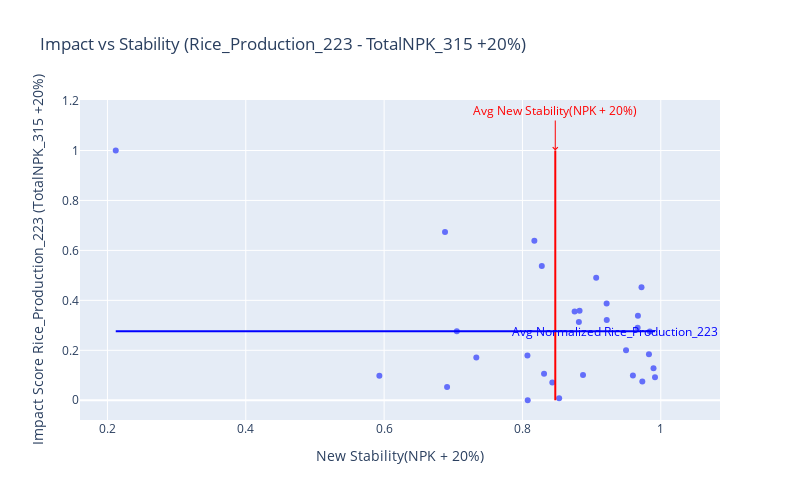
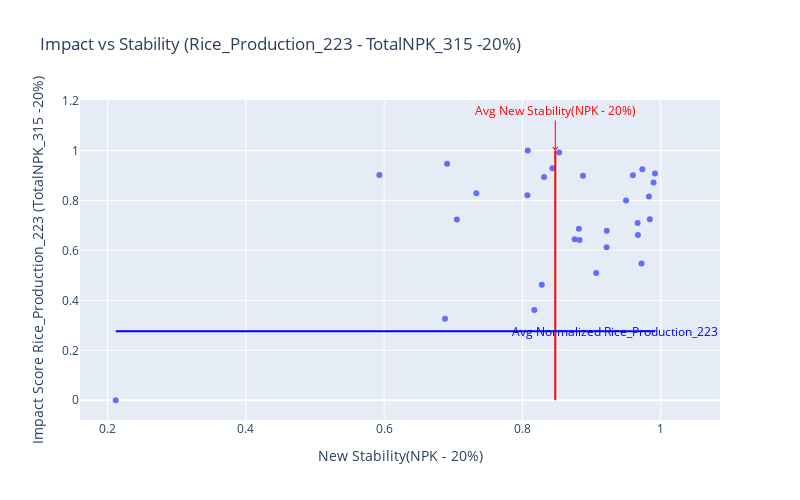

These figures' notebook cell, in order:
### Markdown cell above
## 1D Capability Vector

### Code cell
from bokeh.models import Span, Label
from bokeh.plotting import figure, show, output_notebook
from bokeh.models.sources import ColumnDataSource
from bokeh.models.tools import HoverTool
import statsmodels.api as sm
from sklearn.preprocessing import MinMaxScaler
import plotly.express as px

# Define the function to calculate and visualize impact stability
def calc_and_vis_impact_stability_1D(G, existing_data, adjacency_file, base_column, capability_vector, intervention, dim):
    # Calculate Impact Score
    X = sm.add_constant(df[base_column])
    y = df[capability_vector]
    model = sm.OLS(y, X).fit()
    
    m, c = model.params[base_column], model.params['const']

    base_column_increase = (1 + intervention/100) * df[base_column]
    base_column_decrease = (1 - intervention/100) * df[base_column]

    new_vector_increase = m * base_column_increase + c
    new_vector_decrease = m * base_column_decrease + c
    
    vector_plus = new_vector_increase - m * df[base_column] - c  
    vector_minus = new_vector_decrease - m * df[base_column] - c

    scaler = MinMaxScaler()
    normalized_change_increase_vector = scaler.fit_transform(vector_plus.values.reshape(-1, 1))
    normalized_change_decrease_vector = scaler.fit_transform(vector_minus.values.reshape(-1, 1))
    normalized_new_increase_vector = scaler.fit_transform(new_vector_increase.values.reshape(-1, 1))
    normalized_new_decrease_vector = scaler.fit_transform(new_vector_decrease.values.reshape(-1, 1))

    result_df = pd.DataFrame({
        f'{capability_vector} ({base_column} +{intervention}%)': new_vector_increase,
        f'{capability_vector} ({base_column} -{intervention}%)': new_vector_decrease,
        f'Normalized {capability_vector} ({base_column} +{intervention}%)': normalized_new_increase_vector.flatten(),
        f'Normalized {capability_vector} ({base_column} -{intervention}%)': normalized_new_decrease_vector.flatten(),
        f'Impact Score {capability_vector} ({base_column} +{intervention}%)': normalized_change_increase_vector.flatten(),
        f'Impact Score {capability_vector} ({base_column} -{intervention}%)': normalized_change_decrease_vector.flatten(),
    })
    
    # Merge Columns
    for column in result_df.columns:
        existing_data[column] = result_df[column]

    # Calculate Stability and add to DataFrame
    columns_to_pass = [f"Normalized {capability_vector} ({base_column} {'+' if intervention >= 0 else '-'}{abs(intervention)}%)"]
    stability_column, stability_column_name = calculate_and_map_stability(G, existing_data.copy(), adjacency_file, columns_to_pass, intervention, dim)

    existing_data[stability_column_name] = stability_column

    # Calculate Stability for the opposite intervention and add to DataFrame
    opposite_intervention = -intervention
    columns_to_pass_opposite = [f"Normalized {capability_vector} ({base_column} {'+' if opposite_intervention >= 0 else '-'}{abs(opposite_intervention)}%)"]
    stability_column_opposite, stability_column_name_opposite = calculate_and_map_stability(G, existing_data.copy(), adjacency_file, columns_to_pass_opposite, opposite_intervention, dim)

    existing_data[stability_column_name_opposite] = stability_column_opposite

    columns_to_pass = [f"Normalized {capability_vector} ({base_column} {'+' if intervention >= 0 else '-'}{abs(intervention)}%)"]
    stability_column, stability_column_name = calculate_and_map_stability(G, existing_data.copy(), adjacency_file, columns_to_pass, intervention, dim)

    existing_data[stability_column_name] = stability_column

    # Calculate Stability for the opposite intervention and add to DataFrame
    opposite_intervention = -intervention
    columns_to_pass_opposite = [f"Normalized {capability_vector} ({base_column} {'+' if opposite_intervention >= 0 else '-'}{abs(opposite_intervention)}%)"]
    stability_column_opposite, stability_column_name_opposite = calculate_and_map_stability(G, existing_data.copy(), adjacency_file, columns_to_pass_opposite, opposite_intervention, dim)

    existing_data[stability_column_name_opposite] = stability_column_opposite

    # Visualize with Plotly for +intervention
    fig_increase = px.scatter(existing_data,
                              x=stability_column_name,
                              y=f'Impact Score {capability_vector} ({base_column} +{intervention}%)',
                              title=f'Impact vs Stability ({capability_vector} - {base_column} +{intervention}%)',
                              labels={'x': f'Stability ({base_column} +{intervention}%)', 'y': f'Impact ({capability_vector})'},
                              size_max=8,
                              width=800,
                              height=500)
    
    fig_increase.update_traces(hoverlabel=dict(bgcolor='grey', font=dict(color='white')))

    # Calculate average values from the DataFrame for +intervention
    avg_x_increase = existing_data[stability_column_name].mean()
    avg_y_increase = existing_data[f'Normalized {capability_vector} ({base_column} +{intervention}%)'].mean()

    # Add average lines for +intervention
    fig_increase.add_shape(
        type='line',
        x0=avg_x_increase,
        x1=avg_x_increase,
        y0=fig_increase.data[0].y.min(),
        y1=fig_increase.data[0].y.max(),
        line=dict(color='red', width=2)
    )
    fig_increase.add_shape(
        type='line',
        x0=fig_increase.data[0].x.min(),
        x1=fig_increase.data[0].x.max(),
        y0=avg_y_increase,
        y1=avg_y_increase,
        line=dict(color='blue', width=2)
    )

    # Add labels for average lines for +intervention
    fig_increase.add_annotation(
        x=avg_x_increase,
        y=fig_increase.data[0].y.max(),
        text=f'Avg {stability_column_name}',
        showarrow=True,
        arrowhead=4,
        arrowcolor='red',
        ax=0,
        ay=-40,
        font=dict(color='red')
    )
    fig_increase.add_annotation(
        x=fig_increase.data[0].x.max(),
        y=avg_y_increase,
        text=f'Avg Normalized {capability_vector}',
        showarrow=True,
        arrowhead=4,
        arrowcolor='blue',
        ax=-40,
        ay=0,
        font=dict(color='blue')
    )

    # Add tooltips for +intervention
    fig_increase.update_traces(hoverinfo='text+name',
                               hovertext=["District: " + str(d) +
                                          f"<br>Impact ({capability_vector}): {y} <br>Stability ({base_column} +{intervention}%): {x}"
                                          for x, y, d in zip(fig_increase.data[0].x, fig_increase.data[0].y, existing_data['District'])])

    # Visualize with Plotly for -intervention
    fig_decrease = px.scatter(existing_data,
                              x=stability_column_name_opposite,
                              y=f'Impact Score {capability_vector} ({base_column} -{intervention}%)',
                              title=f'Impact vs Stability ({capability_vector} - {base_column} -{intervention}%)',
                              labels={'x': f'Stability ({base_column} -{intervention}%)', 'y': f'Impact ({capability_vector})'},
                              size_max=8,
                              width=800,
                              height=500)

    # Calculate average values from the DataFrame for -intervention
    avg_x_decrease = existing_data[stability_column_name_opposite].mean()
    avg_y_decrease = existing_data[f'Normalized {capability_vector} ({base_column} -{intervention}%)'].mean()

    # Add average lines for -intervention
    fig_decrease.add_shape(
        type='line',
        x0=avg_x_decrease,
        x1=avg_x_decrease,
        y0=fig_decrease.data[0].y.min(),
        y1=fig_decrease.data[0].y.max(),
        line=dict(color='red', width=2)
    )
    fig_decrease.add_shape(
        type='line',
        x0=fig_decrease.data[0].x.min(),
        x1=fig_decrease.data[0].x.max(),
        y0=avg_y_decrease,
        y1=avg_y_decrease,
        line=dict(color='blue', width=2)
    )

    # Add labels for average lines for -intervention
    fig_decrease.add_annotation(
        x=avg_x_decrease,
        y=fig_decrease.data[0].y.max(),
        text=f'Avg {stability_column_name_opposite}',
        showarrow=True,
        arrowhead=4,
        arrowcolor='red',
        ax=0,
        ay=-40,
        font=dict(color='red')
    )
    fig_decrease.add_annotation(
        x=fig_decrease.data[0].x.max(),
        y=avg_y_decrease,
        text=f'Avg Normalized {capability_vector}',
        showarrow=True,
        arrowhead=4,
        arrowcolor='blue',
        ax=-40,
        ay=0,
        font=dict(color='blue')
    )

    # Add tooltips for -intervention
    fig_decrease.update_traces(hoverinfo='text+name',
                               hovertext=["District: " + str(d) +
                                          f"<br>Impact ({capability_vector}): {y} <br>Stability ({base_column} -{intervention}%): {x}"
                                          for x, y, d in zip(fig_decrease.data[0].x, fig_decrease.data[0].y, existing_data['District'])])

    # Show the plots
    fig_increase.show()
    fig_decrease.show()

    return existing_data

base_Column = "TotalNPK_315"
CapabilityVector = "Rice_Production_223"
change_percentage = 20
inter = [10,20]
dim = 1
# Call the function and get the handles for the two plots
new_data_20 = calc_and_vis_impact_stability_1D(G, existing_data.copy(), adjacency_file, base_Column, CapabilityVector, change_percentage, dim)

# Display the resulting DataFrame
new_data_20.head()

### Figure 1 — Plotly figure (JSON) as saved in the notebook; plotly's stock layout.template omitted (floating-point values rounded to 4 significant figures)
{"data": [{"hoverinfo": "text+name", "hoverlabel": {"bgcolor": "grey", "font": {"color": "white"}}, "hovertemplate": "New Stability(NPK + 20%)=%{x}<br>Impact Score Rice_Production_223 (TotalNPK_315 +20%)=%{y}<extra></extra>", "hovertext": ["District: BENGALURU<br>Impact (Rice_Production_223): 0.09872069211476968 <br>Stability (TotalNPK_315 +20%): 0.9597167575527484", "District: BENGALURU(R)<br>Impact (Rice_Production_223): 0.07541819102183575 <br>Stability (TotalNPK_315 +20%): 0.9733301120544856", "District: RAMANAGARA<br>Impact (Rice_Production_223): 0.007616023561353845 <br>Stability (TotalNPK_315 +20%): 0.853065967188974", "District: CHITRADURGA<br>Impact (Rice_Production_223): 0.17104990681300475 <br>Stability (TotalNPK_315 +20%): 0.7333126251121695", "District: DAVANAGERE<br>Impact (Rice_Production_223): 0.5378155127585647 <br>Stability (TotalNPK_315 +20%): 0.827967603138446", "District: KOLAR<br>Impact (Rice_Production_223): 0.09227813441936454 <br>Stability (TotalNPK_315 +20%): 0.9916476841305999", "District: CHIKKABALLAPURA<br>Impact (Rice_Production_223): 0.12775246772968885 <br>Stability (TotalNPK_315 +20%): 0.9895039997545692", "District: SHIVAMOGGA<br>Impact (Rice_Production_223): 0.2902659855962817 <br>Stability (TotalNPK_315 +20%): 0.9665527714502657", "District: TUMAKURU<br>Impact (Rice_Production_223): 0.18407307701157377 <br>Stability (TotalNPK_315 +20%): 0.9829173610494795", "District: CHIKKAMAGALURU<br>Impact (Rice_Production_223): 0.3550021858677894 <br>Stability (TotalNPK_315 +20%): 0.8754310103968418", "District: DAKSHINA KANNADA<br>Impact (Rice_Production_223): 0.07155840868824923 <br>Stability (TotalNPK_315 +20%): 0.8431970617335082", "District: UDUPI<br>Impact (Rice_Production_223): 0.0 <br>Stability (TotalNPK_315 +20%): 0.8076091208209659", "District: HASSAN<br>Impact (Rice_Production_223): 0.35826948298474487 <br>Stability (TotalNPK_315 +20%): 0.8825882208570136", "District: KODAGU<br>Impact (Rice_Production_223): 0.20017371896642977 <br>Stability (TotalNPK_315 +20%): 0.949778728822009", "District: MANDYA<br>Impact (Rice_Production_223): 0.3129817537562409 <br>Stability (TotalNPK_315 +20%): 0.8815926922988426", "District: MYSURU<br>Impact (Rice_Production_223): 0.3213570787602681 <br>Stability (TotalNPK_315 +20%): 0.9218883021559559", "District: CHAMARAJANAGAR<br>Impact (Rice_Production_223): 0.10155656795747912 <br>Stability (TotalNPK_315 +20%): 0.8875716159315248", "District: BELAGAVI<br>Impact (Rice_Production_223): 0.9999999999999999 <br>Stability (TotalNPK_315 +20%): 0.21200271507788593", "District: VIJAYAPURA<br>Impact (Rice_Production_223): 0.2765697982098893 <br>Stability (TotalNPK_315 +20%): 0.7051528956995927", "District: BAGALKOT<br>Impact (Rice_Production_223): 0.45249764156370054 <br>Stability (TotalNPK_315 +20%): 0.9721278847702539", "District: DHARAWAD<br>Impact (Rice_Production_223): 0.17966107544695242 <br>Stability (TotalNPK_315 +20%): 0.807205022894089", "District: GADAG<br>Impact (Rice_Production_223): 0.09854812360507122 <br>Stability (TotalNPK_315 +20%): 0.5931342659702568", "District: HAVERI<br>Impact (Rice_Production_223): 0.3385391500425669 <br>Stability (TotalNPK_315 +20%): 0.9669751808134495", "District: UTTARA KANNADA<br>Impact (Rice_Production_223): 0.052736936563815756 <br>Stability (TotalNPK_315 +20%): 0.6910436943466556", "District: BALLARI<br>Impact (Rice_Production_223): 0.6740583511654124 <br>Stability (TotalNPK_315 +20%): 0.6880555747298345", "District: BIDAR<br>Impact (Rice_Production_223): 0.10647477048388217 <br>Stability (TotalNPK_315 +20%): 0.8312222452313568", "District: KALABURAGI<br>Impact (Rice_Production_223): 0.27525252525252514 <br>Stability (TotalNPK_315 +20%): 0.9841275319635229", "District: YADGIRI<br>Impact (Rice_Production_223): 0.4903304111732355 <br>Stability (TotalNPK_315 +20%): 0.9066116748349096", "District: RAICHUR<br>Impact (Rice_Production_223): 0.6390039345620208 <br>Stability (TotalNPK_315 +20%): 0.8172326913784773", "District: KOPPAL<br>Impact (Rice_Production_223): 0.3877269275902533 <br>Stability (TotalNPK_315 +20%): 0.9216999148662018"], "legendgroup": "", "marker": {"color": "#636efa", "symbol": "circle"}, "mode": "markers", "name": "", "orientation": "v", "showlegend": false, "type": "scatter", "x": [0.9597, 0.9733, 0.8531, 0.7333, 0.828, 0.9916, 0.9895, 0.9666, 0.9829, 0.8754, 0.8432, 0.8076, 0.8826, 0.9498, 0.8816, 0.9219, 0.8876, 0.212, 0.7052, 0.9721, 0.8072, 0.5931, 0.967, 0.691, 0.6881, 0.8312, 0.9841, 0.9066, 0.8172, 0.9217], "xaxis": "x", "y": [0.09872, 0.07542, 0.007616, 0.171, 0.5378, 0.09228, 0.1278, 0.2903, 0.1841, 0.355, 0.07156, 0, 0.3583, 0.2002, 0.313, 0.3214, 0.1016, 1.0, 0.2766, 0.4525, 0.1797, 0.09855, 0.3385, 0.05274, 0.6741, 0.1065, 0.2753, 0.4903, 0.639, 0.3877], "yaxis": "y"}], "layout": {"annotations": [{"arrowcolor": "red", "arrowhead": 4, "ax": 0, "ay": -40, "font": {"color": "red"}, "showarrow": true, "text": "Avg New Stability(NPK + 20%)", "x": 0.8475, "y": 1.0}, {"arrowcolor": "blue", "arrowhead": 4, "ax": -40, "ay": 0, "font": {"color": "blue"}, "showarrow": true, "text": "Avg Normalized Rice_Production_223", "x": 0.9916, "y": 0.2759}], "height": 500, "legend": {"tracegroupgap": 0}, "shapes": [{"line": {"color": "red", "width": 2}, "type": "line", "x0": 0.8475, "x1": 0.8475, "y0": 0, "y1": 1.0}, {"line": {"color": "blue", "width": 2}, "type": "line", "x0": 0.212, "x1": 0.9916, "y0": 0.2759, "y1": 0.2759}], "title": {"text": "Impact vs Stability (Rice_Production_223 - TotalNPK_315 +20%)"}, "width": 800, "xaxis": {"anchor": "y", "domain": [0, 1], "title": {"text": "New Stability(NPK + 20%)"}}, "yaxis": {"anchor": "x", "domain": [0, 1], "title": {"text": "Impact Score Rice_Production_223 (TotalNPK_315 +20%)"}}}}

### Figure 2 — Plotly figure (JSON) as saved in the notebook; plotly's stock layout.template omitted (floating-point values rounded to 4 significant figures)
{"data": [{"hoverinfo": "text+name", "hovertemplate": "New Stability(NPK - 20%)=%{x}<br>Impact Score Rice_Production_223 (TotalNPK_315 -20%)=%{y}<extra></extra>", "hovertext": ["District: BENGALURU<br>Impact (Rice_Production_223): 0.9012793078852304 <br>Stability (TotalNPK_315 -20%): 0.9597167575527484", "District: BENGALURU(R)<br>Impact (Rice_Production_223): 0.9245818089781642 <br>Stability (TotalNPK_315 -20%): 0.9733301120544856", "District: RAMANAGARA<br>Impact (Rice_Production_223): 0.9923839764386461 <br>Stability (TotalNPK_315 -20%): 0.853065967188974", "District: CHITRADURGA<br>Impact (Rice_Production_223): 0.8289500931869953 <br>Stability (TotalNPK_315 -20%): 0.7333126251121695", "District: DAVANAGERE<br>Impact (Rice_Production_223): 0.4621844872414349 <br>Stability (TotalNPK_315 -20%): 0.827967603138446", "District: KOLAR<br>Impact (Rice_Production_223): 0.9077218655806354 <br>Stability (TotalNPK_315 -20%): 0.9916476841305998", "District: CHIKKABALLAPURA<br>Impact (Rice_Production_223): 0.8722475322703112 <br>Stability (TotalNPK_315 -20%): 0.9895039997545693", "District: SHIVAMOGGA<br>Impact (Rice_Production_223): 0.7097340144037181 <br>Stability (TotalNPK_315 -20%): 0.9665527714502657", "District: TUMAKURU<br>Impact (Rice_Production_223): 0.8159269229884264 <br>Stability (TotalNPK_315 -20%): 0.9829173610494796", "District: CHIKKAMAGALURU<br>Impact (Rice_Production_223): 0.6449978141322101 <br>Stability (TotalNPK_315 -20%): 0.8754310103968419", "District: DAKSHINA KANNADA<br>Impact (Rice_Production_223): 0.9284415913117507 <br>Stability (TotalNPK_315 -20%): 0.8431970617335083", "District: UDUPI<br>Impact (Rice_Production_223): 0.9999999999999999 <br>Stability (TotalNPK_315 -20%): 0.8076091208209659", "District: HASSAN<br>Impact (Rice_Production_223): 0.6417305170152547 <br>Stability (TotalNPK_315 -20%): 0.8825882208570137", "District: KODAGU<br>Impact (Rice_Production_223): 0.7998262810335702 <br>Stability (TotalNPK_315 -20%): 0.9497787288220091", "District: MANDYA<br>Impact (Rice_Production_223): 0.6870182462437586 <br>Stability (TotalNPK_315 -20%): 0.8815926922988427", "District: MYSURU<br>Impact (Rice_Production_223): 0.6786429212397322 <br>Stability (TotalNPK_315 -20%): 0.9218883021559559", "District: CHAMARAJANAGAR<br>Impact (Rice_Production_223): 0.8984434320425209 <br>Stability (TotalNPK_315 -20%): 0.8875716159315248", "District: BELAGAVI<br>Impact (Rice_Production_223): 0.0 <br>Stability (TotalNPK_315 -20%): 0.21200271507788604", "District: VIJAYAPURA<br>Impact (Rice_Production_223): 0.7234302017901106 <br>Stability (TotalNPK_315 -20%): 0.7051528956995927", "District: BAGALKOT<br>Impact (Rice_Production_223): 0.547502358436299 <br>Stability (TotalNPK_315 -20%): 0.9721278847702539", "District: DHARAWAD<br>Impact (Rice_Production_223): 0.8203389245530476 <br>Stability (TotalNPK_315 -20%): 0.807205022894089", "District: GADAG<br>Impact (Rice_Production_223): 0.9014518763949286 <br>Stability (TotalNPK_315 -20%): 0.593134265970257", "District: HAVERI<br>Impact (Rice_Production_223): 0.6614608499574333 <br>Stability (TotalNPK_315 -20%): 0.9669751808134497", "District: UTTARA KANNADA<br>Impact (Rice_Production_223): 0.947263063436184 <br>Stability (TotalNPK_315 -20%): 0.6910436943466556", "District: BALLARI<br>Impact (Rice_Production_223): 0.32594164883458754 <br>Stability (TotalNPK_315 -20%): 0.6880555747298344", "District: BIDAR<br>Impact (Rice_Production_223): 0.8935252295161178 <br>Stability (TotalNPK_315 -20%): 0.8312222452313569", "District: KALABURAGI<br>Impact (Rice_Production_223): 0.7247474747474747 <br>Stability (TotalNPK_315 -20%): 0.9841275319635229", "District: YADGIRI<br>Impact (Rice_Production_223): 0.509669588826764 <br>Stability (TotalNPK_315 -20%): 0.9066116748349096", "District: RAICHUR<br>Impact (Rice_Production_223): 0.36099606543797835 <br>Stability (TotalNPK_315 -20%): 0.8172326913784773", "District: KOPPAL<br>Impact (Rice_Production_223): 0.6122730724097466 <br>Stability (TotalNPK_315 -20%): 0.921699914866202"], "legendgroup": "", "marker": {"color": "#636efa", "symbol": "circle"}, "mode": "markers", "name": "", "orientation": "v", "showlegend": false, "type": "scatter", "x": [0.9597, 0.9733, 0.8531, 0.7333, 0.828, 0.9916, 0.9895, 0.9666, 0.9829, 0.8754, 0.8432, 0.8076, 0.8826, 0.9498, 0.8816, 0.9219, 0.8876, 0.212, 0.7052, 0.9721, 0.8072, 0.5931, 0.967, 0.691, 0.6881, 0.8312, 0.9841, 0.9066, 0.8172, 0.9217], "xaxis": "x", "y": [0.9013, 0.9246, 0.9924, 0.829, 0.4622, 0.9077, 0.8722, 0.7097, 0.8159, 0.645, 0.9284, 1.0, 0.6417, 0.7998, 0.687, 0.6786, 0.8984, 0, 0.7234, 0.5475, 0.8203, 0.9015, 0.6615, 0.9473, 0.3259, 0.8935, 0.7247, 0.5097, 0.361, 0.6123], "yaxis": "y"}], "layout": {"annotations": [{"arrowcolor": "red", "arrowhead": 4, "ax": 0, "ay": -40, "font": {"color": "red"}, "showarrow": true, "text": "Avg New Stability(NPK - 20%)", "x": 0.8475, "y": 1.0}, {"arrowcolor": "blue", "arrowhead": 4, "ax": -40, "ay": 0, "font": {"color": "blue"}, "showarrow": true, "text": "Avg Normalized Rice_Production_223", "x": 0.9916, "y": 0.2759}], "height": 500, "legend": {"tracegroupgap": 0}, "shapes": [{"line": {"color": "red", "width": 2}, "type": "line", "x0": 0.8475, "x1": 0.8475, "y0": 0, "y1": 1.0}, {"line": {"color": "blue", "width": 2}, "type": "line", "x0": 0.212, "x1": 0.9916, "y0": 0.2759, "y1": 0.2759}], "title": {"text": "Impact vs Stability (Rice_Production_223 - TotalNPK_315 -20%)"}, "width": 800, "xaxis": {"anchor": "y", "domain": [0, 1], "title": {"text": "New Stability(NPK - 20%)"}}, "yaxis": {"anchor": "x", "domain": [0, 1], "title": {"text": "Impact Score Rice_Production_223 (TotalNPK_315 -20%)"}}}}
